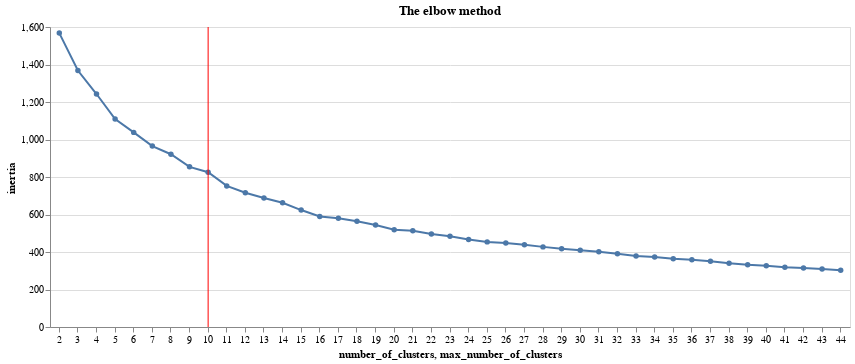

Here is the notebook cell this chart was saved with:
### Code cell
elbow = alt.Chart(df_cluster_plot).mark_line(point=True).encode(
    x=alt.X('number_of_clusters:N', axis=alt.Axis(labelAngle=0)),
    y=alt.Y('inertia'),
    tooltip=[alt.Tooltip('inertia', format='.2f')]
).properties(
    title='Inertia for number of cluster'
).properties(
    title='The elbow method'    
)

v_line = alt.Chart(pd.DataFrame({'max_number_of_clusters' : [max_number_of_clusters]})).mark_rule(color='red').encode(
    x='max_number_of_clusters:N'
)

(elbow + v_line).properties(width=800)

### Figure 1 — Vega-Lite specification as saved in the notebook (floating-point values rounded to 4 significant figures)
{"config": {"view": {"continuousWidth": 400, "continuousHeight": 300}}, "layer": [{"data": {"name": "data-9b42cf4525329f297571eee8055ea0e6"}, "mark": {"type": "line", "point": true}, "encoding": {"tooltip": [{"field": "inertia", "format": ".2f", "type": "quantitative"}], "x": {"axis": {"labelAngle": 0}, "field": "number_of_clusters", "type": "nominal"}, "y": {"field": "inertia", "type": "quantitative"}}, "title": "The elbow method"}, {"data": {"name": "data-2a2bb259d9501cd0ff5a0170c3890f28"}, "mark": {"type": "rule", "color": "red"}, "encoding": {"x": {"field": "max_number_of_clusters", "type": "nominal"}}}], "width": 800, "$schema": "https://vega.github.io/schema/vega-lite/v4.17.0.json", "datasets": {"data-9b42cf4525329f297571eee8055ea0e6": [{"number_of_clusters": 2, "inertia": 1568.0, "lag_inertia": null, "pct_error_reduction": null}, {"number_of_clusters": 3, "inertia": 1368.0, "lag_inertia": 1568.0, "pct_error_reduction": 0.1275}, {"number_of_clusters": 4, "inertia": 1243.0, "lag_inertia": 1368.0, "pct_error_reduction": 0.09149}, {"number_of_clusters": 5, "inertia": 1109.0, "lag_inertia": 1243.0, "pct_error_reduction": 0.1075}, {"number_of_clusters": 6, "inertia": 1038.0, "lag_inertia": 1109.0, "pct_error_reduction": 0.06404}, {"number_of_clusters": 7, "inertia": 965.0, "lag_inertia": 1038.0, "pct_error_reduction": 0.07025}, {"number_of_clusters": 8, "inertia": 921.3, "lag_inertia": 965.0, "pct_error_reduction": 0.04528}, {"number_of_clusters": 9, "inertia": 854.1, "lag_inertia": 921.3, "pct_error_reduction": 0.07295}, {"number_of_clusters": 10, "inertia": 825.5, "lag_inertia": 854.1, "pct_error_reduction": 0.03354}, {"number_of_clusters": 11, "inertia": 752.5, "lag_inertia": 825.5, "pct_error_reduction": 0.0884}, {"number_of_clusters": 12, "inertia": 715.9, "lag_inertia": 752.5, "pct_error_reduction": 0.04867}, {"number_of_clusters": 13, "inertia": 688.2, "lag_inertia": 715.9, "pct_error_reduction": 0.03868}, {"number_of_clusters": 14, "inertia": 662.5, "lag_inertia": 688.2, "pct_error_reduction": 0.03729}, {"number_of_clusters": 15, "inertia": 623.6, "lag_inertia": 662.5, "pct_error_reduction": 0.05869}, {"number_of_clusters": 16, "inertia": 589.9, "lag_inertia": 623.6, "pct_error_reduction": 0.05417}, {"number_of_clusters": 17, "inertia": 580.2, "lag_inertia": 589.9, "pct_error_reduction": 0.01633}, {"number_of_clusters": 18, "inertia": 564.2, "lag_inertia": 580.2, "pct_error_reduction": 0.02754}, {"number_of_clusters": 19, "inertia": 543.9, "lag_inertia": 564.2, "pct_error_reduction": 0.03605}, {"number_of_clusters": 20, "inertia": 519.2, "lag_inertia": 543.9, "pct_error_reduction": 0.04536}, {"number_of_clusters": 21, "inertia": 513.4, "lag_inertia": 519.2, "pct_error_reduction": 0.01115}, {"number_of_clusters": 22, "inertia": 495.8, "lag_inertia": 513.4, "pct_error_reduction": 0.03431}, {"number_of_clusters": 23, "inertia": 483.7, "lag_inertia": 495.8, "pct_error_reduction": 0.02438}, {"number_of_clusters": 24, "inertia": 467.0, "lag_inertia": 483.7, "pct_error_reduction": 0.03466}, {"number_of_clusters": 25, "inertia": 454.0, "lag_inertia": 467.0, "pct_error_reduction": 0.02785}, {"number_of_clusters": 26, "inertia": 447.6, "lag_inertia": 454.0, "pct_error_reduction": 0.01402}, {"number_of_clusters": 27, "inertia": 439.2, "lag_inertia": 447.6, "pct_error_reduction": 0.01878}, {"number_of_clusters": 28, "inertia": 427.3, "lag_inertia": 439.2, "pct_error_reduction": 0.02703}, {"number_of_clusters": 29, "inertia": 417.3, "lag_inertia": 427.3, "pct_error_reduction": 0.02348}, {"number_of_clusters": 30, "inertia": 409.4, "lag_inertia": 417.3, "pct_error_reduction": 0.01903}, {"number_of_clusters": 31, "inertia": 401.5, "lag_inertia": 409.4, "pct_error_reduction": 0.01923}, {"number_of_clusters": 32, "inertia": 390.6, "lag_inertia": 401.5, "pct_error_reduction": 0.02706}, {"number_of_clusters": 33, "inertia": 379.2, "lag_inertia": 390.6, "pct_error_reduction": 0.02921}, {"number_of_clusters": 34, "inertia": 373.1, "lag_inertia": 379.2, "pct_error_reduction": 0.01605}, {"number_of_clusters": 35, "inertia": 363.5, "lag_inertia": 373.1, "pct_error_reduction": 0.02572}, {"number_of_clusters": 36, "inertia": 359.0, "lag_inertia": 363.5, "pct_error_reduction": 0.01255}, {"number_of_clusters": 37, "inertia": 350.9, "lag_inertia": 359.0, "pct_error_reduction": 0.0225}, {"number_of_clusters": 38, "inertia": 340.5, "lag_inertia": 350.9, "pct_error_reduction": 0.02965}, {"number_of_clusters": 39, "inertia": 331.9, "lag_inertia": 340.5, "pct_error_reduction": 0.02525}, {"number_of_clusters": 40, "inertia": 326.5, "lag_inertia": 331.9, "pct_error_reduction": 0.0162}, {"number_of_clusters": 41, "inertia": 318.3, "lag_inertia": 326.5, "pct_error_reduction": 0.02519}, {"number_of_clusters": 42, "inertia": 314.6, "lag_inertia": 318.3, "pct_error_reduction": 0.01144}, {"number_of_clusters": 43, "inertia": 309.2, "lag_inertia": 314.6, "pct_error_reduction": 0.01737}, {"number_of_clusters": 44, "inertia": 302.4, "lag_inertia": 309.2, "pct_error_reduction": 0.02198}], "data-2a2bb259d9501cd0ff5a0170c3890f28": [{"max_number_of_clusters": 10}]}}
